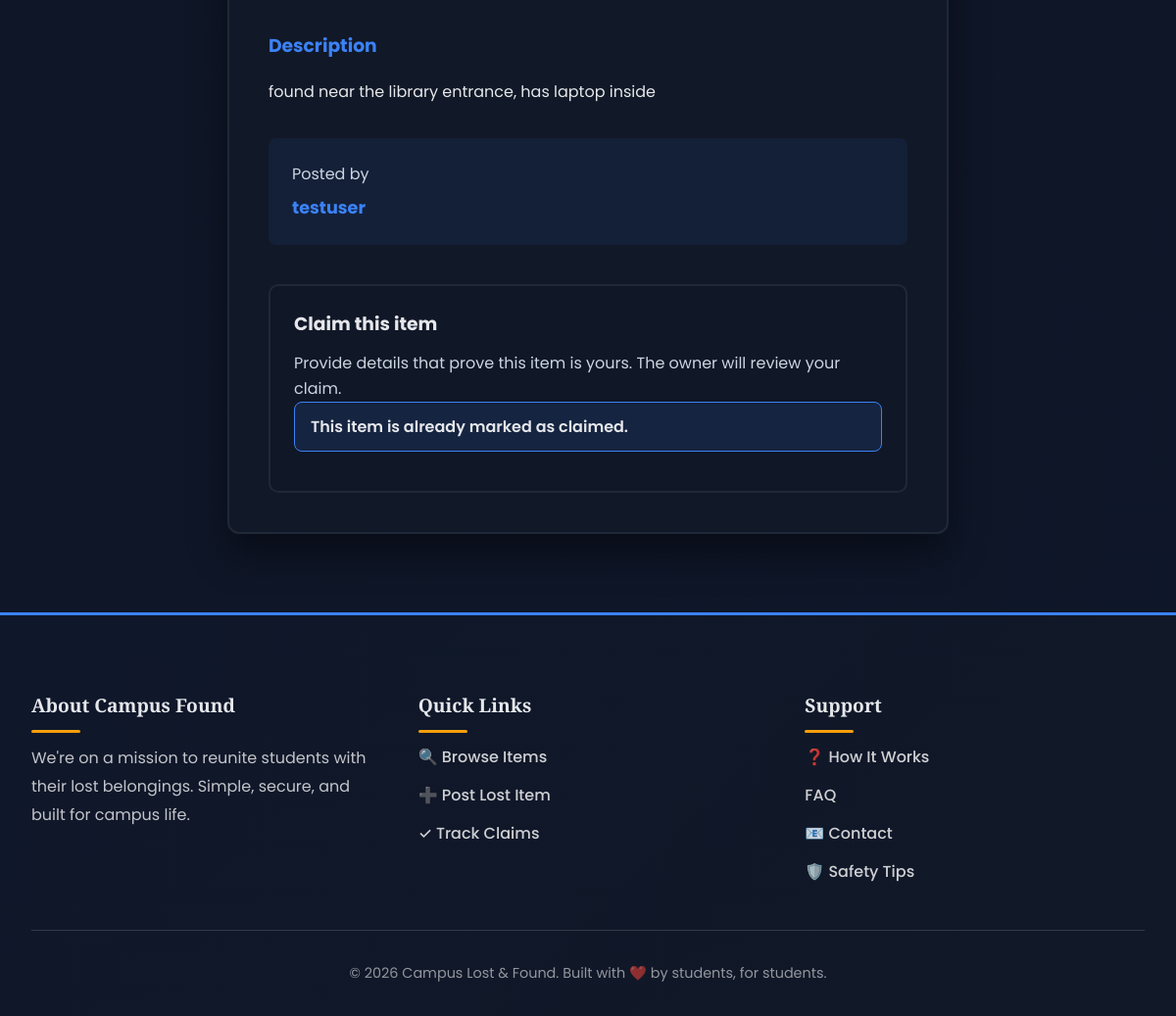
The app's page /item/1/ (lower part), older data.
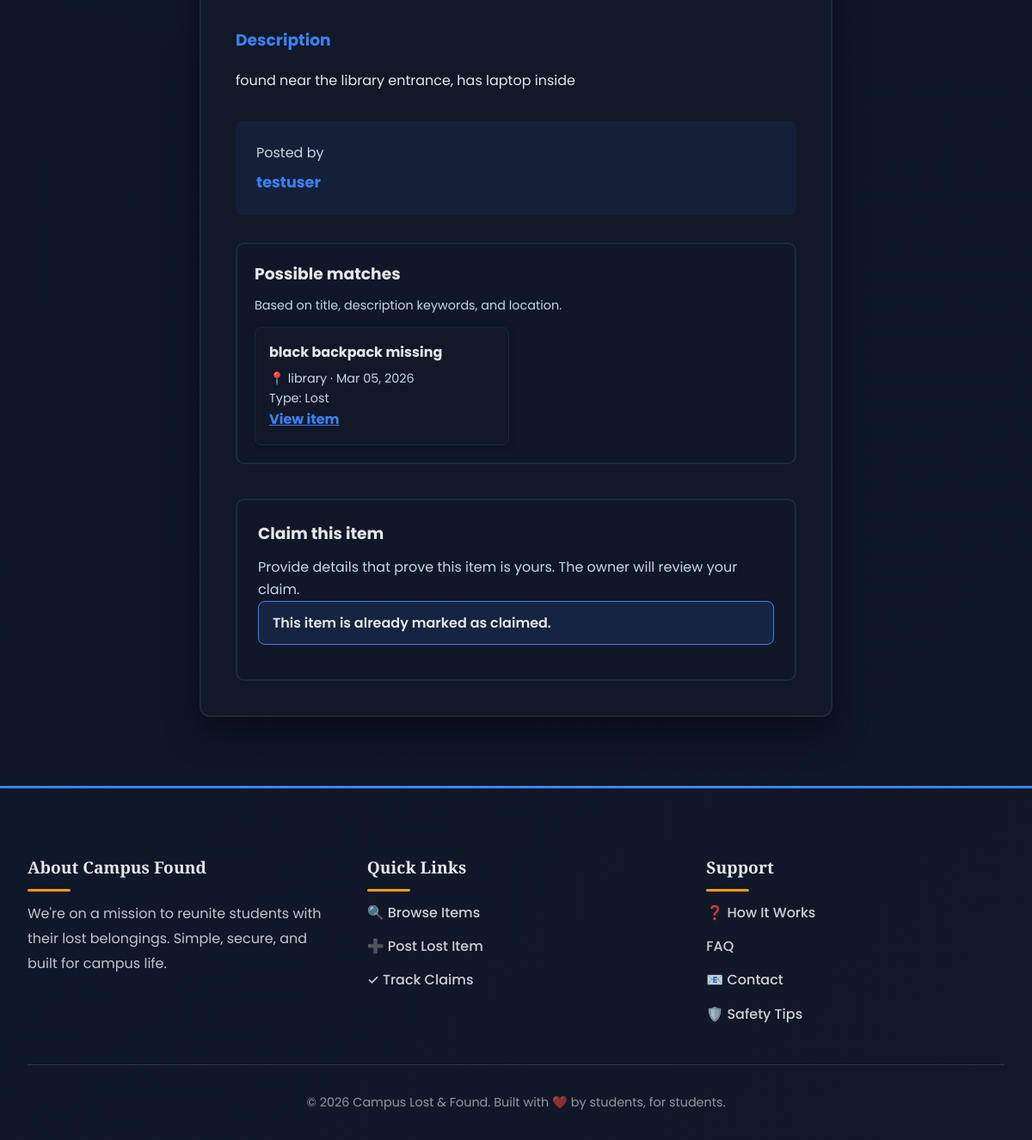
The same page, newer data.
### items/models.py (models this page shows, shortened)
class Item(models.Model):
    TYPE_CHOICES = [
        ('Lost', 'Lost'),
        ('Found', 'Found'),
    ]
    STATUS_CHOICES = [
        ('Open', 'Open'),
        ('Claimed', 'Claimed'),
        ('Resolved', 'Resolved'),
    ]
    title       = models.CharField(max_length=200)
    description = models.TextField()
    category    = models.ForeignKey(Category, on_delete=models.CASCADE)
    type        = models.CharField(max_length=10, choices=TYPE_CHOICES)
    image       = models.ImageField(upload_to='item_images/', blank=True, null=True)
    location    = models.CharField(max_length=200)
    date        = models.DateField(auto_now_add=True)
    status      = models.CharField(max_length=10, choices=STATUS_CHOICES, default='Open')
    owner       = models.ForeignKey(User, on_delete=models.CASCADE)

### items/views.py (the view, shortened to what this page needs)
# urls.py: path('item/<int:item_id>/', item_detail, name='item_detail'),
def item_detail(request, item_id):
    item = get_object_or_404(Item, id=item_id)
    claim_error = None
    claim_success = False
    existing_claim = None
    matches = []
    owner_action_message = None
    opposite_type = 'Found' if item.type == 'Lost' else 'Lost'
    candidates = Item.objects.filter(
        category=item.category,
        type=opposite_type,
        status='Open'
    ).exclude(pk=item.pk)
    keywords = [w for w in item.title.lower().split() if len(w) >= 4]
    keywords += [w for w in item.description.lower().split() if len(w) >= 4]
    scored = []
    for candidate in candidates:
        score = 0
        for kw in keywords:
            if kw in candidate.title.lower():
                score += 2
        for kw in keywords:
            if kw in candidate.description.lower():
                score += 1
        if item.location and candidate.location and item.location.lower() == candidate.location.lower():
            score += 3
        scored.append((score, candidate))
    scored.sort(key=lambda x: x[0], reverse=True)
    matches = [candidate for score, candidate in scored[:3] if score > 0]
    if request.user.is_authenticated:
        existing_claim = Claim.objects.filter(item=item, claimant=request.user).first()
    context = {
        'item': item,
        'claim_error': claim_error,
        'claim_success': claim_success,
        'existing_claim': existing_claim,
        'matches': matches,
        'owner_claims': item.claims.select_related('claimant').order_by('-created_at') if request.user == item.owner else [],
        'owner_action_message': owner_action_message,
    }
    return render(request, 'item_detail.html', context)

### items/context_processors.py (called while the page is built)
def notifications_count(request):
    if request.user.is_authenticated:
        count = request.user.notifications.filter(is_read=False).count()
    else:
        count = 0
    return {'unread_notifications': count}

### templates/item_detail.html (shortened to what this page needs)
{% extends 'base.html' %}
{% block content %}
<div class="item-detail-container">
  <div class="item-detail-card">
    <div class="item-detail-content">
      <div class="item-detail-description">
        <h3 style="color:var(--primary-rust);margin-bottom:1rem;">Description</h3>
        <p>{{ item.description }}</p>
      </div>
      <div class="item-detail-owner">
        <p style="color:var(--text-secondary);margin-bottom:0.5rem;">Posted by</p>
        <p class="owner-name">{{ item.owner.get_full_name|default:item.owner.username }}</p>
      </div>
      {% if matches %}
      <div class="match-section">
        <h3 style="color:var(--text-primary);margin-bottom:0.6rem;">Possible matches</h3>
        <p class="match-meta" style="margin-bottom:0.8rem;">Based on title, description keywords, and location.</p>
        <div class="match-grid">
          {% for match in matches %}
          <div class="match-card">
            <h4>{{ match.title }}</h4>
            <div class="match-meta">📍 {{ match.location }} · {{ match.date|date:"M d, Y" }}</div>
            <div class="match-meta">Type: {{ match.type }}</div>
            <a href="{% url 'item_detail' match.id %}" class="match-link">View item</a>
          </div>
          {% endfor %}
        </div>
      </div>
      {% endif %}
      <div class="claim-section">
        <h3>Claim this item</h3>
        <p>Provide details that prove this item is yours. The owner will review your claim.</p>
        {% if item.status == 'Claimed' %}
          <div class="claim-alert info">This item is already marked as claimed.</div>
        {% elif not request.user.is_authenticated %}
          <div class="claim-alert info">
            Please <a href="{% url 'login' %}?next={{ request.path }}" style="color:inherit;text-decoration:underline;">log in</a> to submit a claim.
          </div>
        {% elif request.user == item.owner %}
          <div class="claim-alert info">You posted this item, so you can't submit a claim.</div>
        {% elif existing_claim %}
          <div class="claim-alert info">You already submitted a claim on {{ existing_claim.created_at|date:"M d, Y" }}.</div>
        {% endif %}
      </div>
    </div>
  </div>
</div>
{% endblock %}

Row changes from the older to the newer data that the page shows:
added Item: title "black backpack missing", location "library", date "Mar 05, 2026", type "Lost"
Text that changed along with them:
text now shown: "Possible matches Based on title, description keywords, and location."
